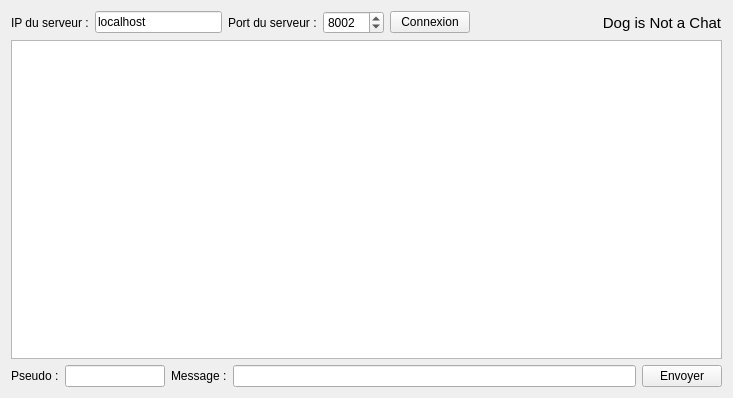
<?xml version="1.0" encoding="UTF-8"?>
<ui version="4.0">
 <class>FenClient</class>
 <widget class="QWidget" name="FenClient">
  <property name="geometry">
   <rect>
    <x>0</x>
    <y>0</y>
    <width>733</width>
    <height>398</height>
   </rect>
  </property>
  <property name="windowTitle">
   <string>ZeroChat - Client</string>
  </property>
  <property name="windowIcon">
   <iconset>
    <normaloff>chat.png</normaloff>chat.png</iconset>
  </property>
  <layout class="QVBoxLayout" name="verticalLayout_2">
   <item>
    <layout class="QHBoxLayout" name="horizontalLayout">
     <item>
      <widget class="QLabel" name="label_ip">
       <property name="text">
        <string>IP du serveur :</string>
       </property>
      </widget>
     </item>
     <item>
      <widget class="QLineEdit" name="serveurIP">
       <property name="maximumSize">
        <size>
         <width>150</width>
         <height>16777215</height>
        </size>
       </property>
       <property name="text">
        <string>localhost</string>
       </property>
      </widget>
     </item>
     <item>
      <widget class="QLabel" name="label_port">
       <property name="text">
        <string>Port du serveur :</string>
       </property>
      </widget>
     </item>
     <item>
      <widget class="QSpinBox" name="serveurPort">
       <property name="minimumSize">
        <size>
         <width>60</width>
         <height>0</height>
        </size>
       </property>
       <property name="minimum">
        <number>1024</number>
       </property>
       <property name="maximum">
        <number>65535</number>
       </property>
       <property name="value">
        <number>8002</number>
       </property>
      </widget>
     </item>
     <item>
      <widget class="QPushButton" name="btnConnexion">
       <property name="text">
        <string>Connexion</string>
       </property>
      </widget>
     </item>
     <item>
      <spacer name="horizontalSpacer">
       <property name="orientation">
        <enum>Qt::Horizontal</enum>
       </property>
       <property name="sizeHint" stdset="0">
        <size>
         <width>40</width>
         <height>20</height>
        </size>
       </property>
      </spacer>
     </item>
     <item>
      <layout class="QVBoxLayout" name="verticalLayout">
       <item>
        <widget class="QLabel" name="title">
         <property name="font">
          <font>
           <pointsize>11</pointsize>
           <weight>50</weight>
           <bold>false</bold>
          </font>
         </property>
         <property name="text">
          <string>Dog is Not a Chat</string>
         </property>
         <property name="alignment">
          <set>Qt::AlignCenter</set>
         </property>
        </widget>
       </item>
      </layout>
     </item>
    </layout>
   </item>
   <item>
    <widget class="QTextEdit" name="listeMessages">
     <property name="readOnly">
      <bool>true</bool>
     </property>
     <property name="tabStopWidth">
      <number>80</number>
     </property>
    </widget>
   </item>
   <item>
    <layout class="QHBoxLayout" name="horizontalLayout_2">
     <item>
      <widget class="QLabel" name="label_pseudo">
       <property name="text">
        <string>Pseudo :</string>
       </property>
      </widget>
     </item>
     <item>
      <widget class="QLineEdit" name="pseudo">
       <property name="maximumSize">
        <size>
         <width>100</width>
         <height>16777215</height>
        </size>
       </property>
      </widget>
     </item>
     <item>
      <widget class="QLabel" name="label_msg">
       <property name="text">
        <string>Message :</string>
       </property>
      </widget>
     </item>
     <item>
      <widget class="QLineEdit" name="message"/>
     </item>
     <item>
      <widget class="QPushButton" name="btnEnvoyer">
       <property name="text">
        <string>Envoyer</string>
       </property>
       <property name="icon">
        <iconset>
         <normaloff>chat.png</normaloff>chat.png</iconset>
       </property>
      </widget>
     </item>
    </layout>
   </item>
  </layout>
 </widget>
 <resources/>
 <connections/>
</ui>
